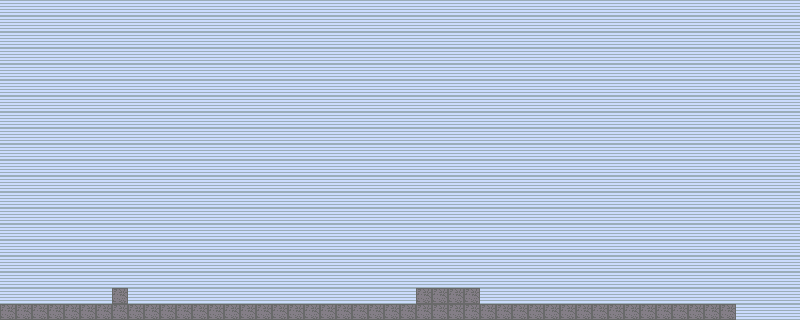

Below is a game level as drawn by its tile map, then a one-line description and the .tmx that defines it (tile-layer data replaced by summaries):
An orthogonal 50x20 tile map with 16x16 px tiles, 2 tile layers (Background, Foreground) and 2 objects (collision, spawn).

<map version="1.0" orientation="orthogonal" renderorder="right-down" width="50" height="20" tilewidth="16" tileheight="16" nextobjectid="4">
 <tileset firstgid="1" name="Tileset" tilewidth="16" tileheight="16" tilecount="2" columns="2">
  <image source="Tileset.png" width="32" height="16" />
 </tileset>
 <layer name="Background" width="50" height="20">
  <data>[1000 cells, 1000 non-empty, 1 distinct tile ids]</data>
 </layer>
 <layer name="Foreground" width="50" height="20">
  <data>[1000 cells, 51 non-empty, 1 distinct tile ids]</data>
 </layer>
 <objectgroup name="Collision">
  <object id="1" name="collision" x="0" y="304" width="736" height="16" />
 </objectgroup>
 <objectgroup name="Spawn">
  <object id="3" name="spawn" x="48" y="176" width="16" height="16" />
 </objectgroup>
</map>